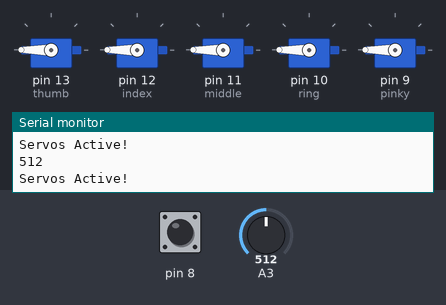
Simulated run of this sketch. Board: Arduino Uno, built with avr-gcc and run on an emulated ATmega328P. On the bench: 5 × servo, the last lines printed to the serial monitor. Inputs (shaded band) come from the test bench; at power-on: A3 = 512, pin 8 HIGH.

Above: at 1.2 s.
1.3 s: A3 set to 406
4.3 s: A3 set to 387
At 5.5 s:
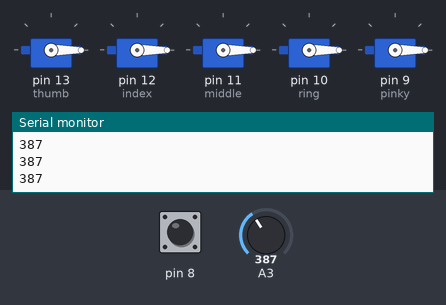
5.8 s: A3 set to 1023
At 6.7 s:
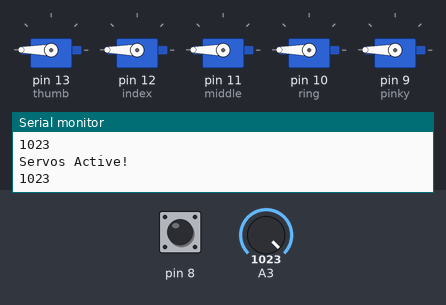
7.3 s: A3 set to 390
At 8.4 s:
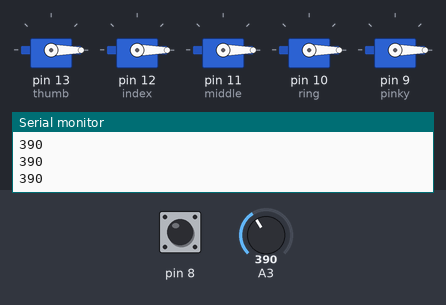
Timing chart, 0 to 9.8 s (numbered marks = the images above; inputs shaded):
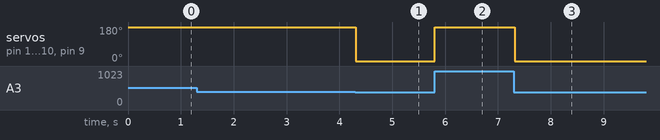

The sketch:

arduino_source_code_for_emg_muscle_sensor.ino
```cpp
#include <Servo.h>

// Declare finger servos
Servo thumb;
Servo index;
Servo middle;
Servo ring;
Servo pinky;

// threshold to trigger servo activation
const int threshValue = 400;

// servo position
int pos = 0;

void setup()
{
  Serial.begin(9600);
  // Link pins to servos
  thumb.attach(13);
  index.attach(12);
  middle.attach(11);
  ring.attach(10);
  pinky.attach(9);

  pinMode(8, INPUT_PULLUP);
}

void loop()
{
  // read in muscle sensor value
  int value = analogRead(A3);
  Serial.println(value);

  // if less than threshhold value, reset (or relax hand)
  if(value < threshValue && digitalRead(8) != 0)
  {
    pos = 0;
    thumb.write(pos);
    index.write(pos);
    middle.write(pos);
    ring.write(pos);
    pinky.write(pos);
    delay(5);
  }
  // if greater than threshold value, contract hand
  else
  {
    Serial.println("Servos Active!");
    pos = 180;
    thumb.write(pos);
    index.write(pos);
    middle.write(pos);
    ring.write(pos);
    pinky.write(pos);
    delay(5);
  }
}
```

Measured:
- the behaviour switches between 400 and 399 on A3 (found by bisection; images 0 and 1)
- after the input at 4.3 s, servo on pin 13 (thumb), servo on pin 12 (index), servo on pin 11 (middle), servo on pin 10 (ring), servo on pin 9 (pinky): 180° → 0° at once
- after the input at 5.8 s, servo on pin 13 (thumb), servo on pin 12 (index), servo on pin 11 (middle), servo on pin 10 (ring), servo on pin 9 (pinky): 0° → 180° at once
- after the input at 7.3 s, servo on pin 13 (thumb), servo on pin 12 (index), servo on pin 11 (middle), servo on pin 10 (ring), servo on pin 9 (pinky): 180° → 0° at once
